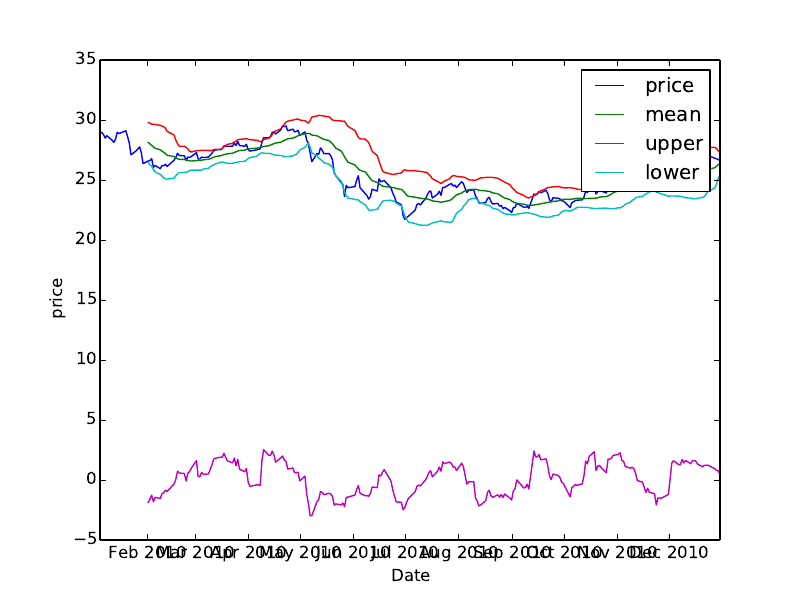

This chart was generated by the following Python code:
import pandas as pd
import numpy as np
import math
import copy
import QSTK.qstkutil.qsdateutil as du
import datetime as dt
import QSTK.qstkutil.DataAccess as da
import QSTK.qstkutil.tsutil as tsu
import QSTK.qstkstudy.EventProfiler as ep
from operator import itemgetter
import matplotlib.pyplot as plt

def initialize_dataframe(timestamps, symbols):
    data = np.zeros((len(timestamps), len(symbols)))
    ldf_portfolio = pd.DataFrame(
        data,
        columns=symbols,
        index=timestamps)
    return ldf_portfolio

def make_bollinger_band(d_data):
    data = initialize_dataframe(d_data.keys(), ['price', 'rmean', 'rstd'])
    data['price'] = d_data
    data['rmean'] = pd.rolling_mean(d_data, window=20);
    data['rstd'] = pd.rolling_std(d_data, window=20);

    pdata = initialize_dataframe(d_data.keys(), ['price', 'mean', 'upper', 'lower'])
    pdata['price'] = data['price']
    pdata['mean'] = data['rmean']
    pdata['lower'] = data['rmean'] - 2*data['rstd']
    pdata['upper'] = data['rmean'] + 2*data['rstd']

    pdata['bollv'] = (data['price']-data['rmean'])/data['rstd']
    
    plt.clf()
    plt.plot(d_data.keys(), pdata)
    plt.legend(['price', 'mean', 'upper', 'lower'])
    plt.ylabel('price')
    plt.xlabel('Date')
    plt.savefig('bollinger.pdf', format='pdf')
    print pdata
    return pdata


if __name__ == '__main__':
    ls_symbols = ['MSFT']
    dt_start = dt.datetime(2010, 1, 1)
    dt_end = dt.datetime(2010, 12, 31)
    ldt_timestamps = du.getNYSEdays(dt_start, dt_end, dt.timedelta(hours=16))

    dataobj = da.DataAccess('Yahoo')
    
    ls_keys = ['open', 'high', 'low', 'close', 'volume', 'actual_close']
    ldf_data = dataobj.get_data(ldt_timestamps, ls_symbols, ls_keys)
    d_data = dict(zip(ls_keys, ldf_data))

    for s_key in ls_keys:
        d_data[s_key] = d_data[s_key].fillna(method='ffill')
        d_data[s_key] = d_data[s_key].fillna(method='bfill')
        d_data[s_key] = d_data[s_key].fillna(1.0)

    data = make_bollinger_band(d_data['close']['MSFT'])
    print "5/12"
    print data.ix[dt.datetime(2010, 5, 12)+dt.timedelta(hours=16)]

    print "5/21"
    print data.ix[dt.datetime(2010, 5, 21)+dt.timedelta(hours=16)]

    print "6/14"
    print data.ix[dt.datetime(2010, 6, 14)+dt.timedelta(hours=16)]

    print "6/23"
    print data.ix[dt.datetime(2010, 6, 23)+dt.timedelta(hours=16)]
